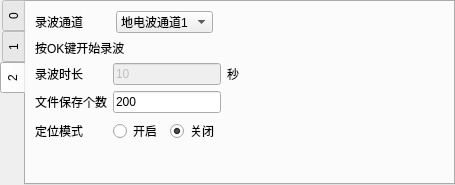
<?xml version="1.0" encoding="UTF-8"?>
<ui version="4.0">
 <class>DebugUi</class>
 <widget class="QWidget" name="DebugUi">
  <property name="geometry">
   <rect>
    <x>0</x>
    <y>0</y>
    <width>455</width>
    <height>185</height>
   </rect>
  </property>
  <property name="windowTitle">
   <string>Form</string>
  </property>
  <layout class="QHBoxLayout" name="horizontalLayout_6">
   <property name="spacing">
    <number>0</number>
   </property>
   <property name="leftMargin">
    <number>0</number>
   </property>
   <property name="topMargin">
    <number>0</number>
   </property>
   <property name="rightMargin">
    <number>0</number>
   </property>
   <property name="bottomMargin">
    <number>0</number>
   </property>
   <item>
    <widget class="QTabWidget" name="tabWidget">
     <property name="tabPosition">
      <enum>QTabWidget::West</enum>
     </property>
     <property name="tabShape">
      <enum>QTabWidget::Rounded</enum>
     </property>
     <property name="currentIndex">
      <number>2</number>
     </property>
     <property name="elideMode">
      <enum>Qt::ElideRight</enum>
     </property>
     <widget class="QWidget" name="tab_TEV">
      <attribute name="title">
       <string>0</string>
      </attribute>
      <layout class="QVBoxLayout" name="verticalLayout_2">
       <property name="topMargin">
        <number>0</number>
       </property>
       <property name="bottomMargin">
        <number>0</number>
       </property>
       <item>
        <layout class="QGridLayout" name="gridLayout">
         <property name="horizontalSpacing">
          <number>10</number>
         </property>
         <property name="verticalSpacing">
          <number>0</number>
         </property>
         <item row="1" column="0">
          <widget class="QLabel" name="lab_Tev_offset1">
           <property name="text">
            <string>中心偏置</string>
           </property>
           <property name="alignment">
            <set>Qt::AlignRight|Qt::AlignTrailing|Qt::AlignVCenter</set>
           </property>
          </widget>
         </item>
         <item row="1" column="1">
          <widget class="QLineEdit" name="lineEdit_TEV1_ZERO">
           <property name="sizePolicy">
            <sizepolicy hsizetype="Preferred" vsizetype="Fixed">
             <horstretch>0</horstretch>
             <verstretch>0</verstretch>
            </sizepolicy>
           </property>
           <property name="maximumSize">
            <size>
             <width>80</width>
             <height>22</height>
            </size>
           </property>
           <property name="text">
            <string>0</string>
           </property>
           <property name="alignment">
            <set>Qt::AlignCenter</set>
           </property>
          </widget>
         </item>
         <item row="1" column="2">
          <widget class="QLabel" name="label_4">
           <property name="text">
            <string>参考值</string>
           </property>
           <property name="alignment">
            <set>Qt::AlignRight|Qt::AlignTrailing|Qt::AlignVCenter</set>
           </property>
          </widget>
         </item>
         <item row="1" column="3">
          <widget class="QLabel" name="lab_offset1">
           <property name="baseSize">
            <size>
             <width>20</width>
             <height>0</height>
            </size>
           </property>
           <property name="frameShape">
            <enum>QFrame::Panel</enum>
           </property>
           <property name="frameShadow">
            <enum>QFrame::Sunken</enum>
           </property>
           <property name="text">
            <string>0</string>
           </property>
           <property name="alignment">
            <set>Qt::AlignCenter</set>
           </property>
          </widget>
         </item>
         <item row="2" column="0">
          <widget class="QLabel" name="lab_Tev_offset2">
           <property name="text">
            <string>噪声偏置</string>
           </property>
           <property name="alignment">
            <set>Qt::AlignRight|Qt::AlignTrailing|Qt::AlignVCenter</set>
           </property>
          </widget>
         </item>
         <item row="2" column="1">
          <widget class="QLineEdit" name="lineEdit_TEV1_NOISE">
           <property name="sizePolicy">
            <sizepolicy hsizetype="Preferred" vsizetype="Fixed">
             <horstretch>0</horstretch>
             <verstretch>0</verstretch>
            </sizepolicy>
           </property>
           <property name="maximumSize">
            <size>
             <width>80</width>
             <height>22</height>
            </size>
           </property>
           <property name="text">
            <string>0</string>
           </property>
           <property name="alignment">
            <set>Qt::AlignCenter</set>
           </property>
          </widget>
         </item>
         <item row="2" column="3">
          <widget class="QLabel" name="lab_offset2">
           <property name="baseSize">
            <size>
             <width>20</width>
             <height>0</height>
            </size>
           </property>
           <property name="frameShape">
            <enum>QFrame::Panel</enum>
           </property>
           <property name="frameShadow">
            <enum>QFrame::Sunken</enum>
           </property>
           <property name="text">
            <string>0</string>
           </property>
           <property name="alignment">
            <set>Qt::AlignCenter</set>
           </property>
          </widget>
         </item>
         <item row="0" column="1">
          <widget class="QLineEdit" name="lineEdit_TEV1_THRESHOLD">
           <property name="sizePolicy">
            <sizepolicy hsizetype="Preferred" vsizetype="Fixed">
             <horstretch>0</horstretch>
             <verstretch>0</verstretch>
            </sizepolicy>
           </property>
           <property name="maximumSize">
            <size>
             <width>80</width>
             <height>22</height>
            </size>
           </property>
           <property name="text">
            <string>200</string>
           </property>
           <property name="alignment">
            <set>Qt::AlignCenter</set>
           </property>
          </widget>
         </item>
         <item row="0" column="0">
          <widget class="QLabel" name="lab_TEV_Gain">
           <property name="text">
            <string>通道1     脉冲触发</string>
           </property>
           <property name="alignment">
            <set>Qt::AlignRight|Qt::AlignTrailing|Qt::AlignVCenter</set>
           </property>
          </widget>
         </item>
        </layout>
       </item>
       <item>
        <widget class="Line" name="line">
         <property name="orientation">
          <enum>Qt::Horizontal</enum>
         </property>
        </widget>
       </item>
       <item>
        <layout class="QGridLayout" name="gridLayout_2">
         <property name="horizontalSpacing">
          <number>10</number>
         </property>
         <property name="verticalSpacing">
          <number>0</number>
         </property>
         <item row="1" column="0">
          <widget class="QLabel" name="lab_Tev_offset1_3">
           <property name="text">
            <string>中心偏置</string>
           </property>
           <property name="alignment">
            <set>Qt::AlignRight|Qt::AlignTrailing|Qt::AlignVCenter</set>
           </property>
          </widget>
         </item>
         <item row="1" column="1">
          <widget class="QLineEdit" name="lineEdit_TEV2_ZERO">
           <property name="sizePolicy">
            <sizepolicy hsizetype="Preferred" vsizetype="Fixed">
             <horstretch>0</horstretch>
             <verstretch>0</verstretch>
            </sizepolicy>
           </property>
           <property name="maximumSize">
            <size>
             <width>80</width>
             <height>22</height>
            </size>
           </property>
           <property name="text">
            <string>0</string>
           </property>
           <property name="alignment">
            <set>Qt::AlignCenter</set>
           </property>
          </widget>
         </item>
         <item row="1" column="2">
          <widget class="QLabel" name="label_9">
           <property name="text">
            <string>参考值</string>
           </property>
           <property name="alignment">
            <set>Qt::AlignRight|Qt::AlignTrailing|Qt::AlignVCenter</set>
           </property>
          </widget>
         </item>
         <item row="1" column="3">
          <widget class="QLabel" name="lab_offset3">
           <property name="frameShape">
            <enum>QFrame::Panel</enum>
           </property>
           <property name="frameShadow">
            <enum>QFrame::Sunken</enum>
           </property>
           <property name="text">
            <string>0</string>
           </property>
           <property name="alignment">
            <set>Qt::AlignCenter</set>
           </property>
          </widget>
         </item>
         <item row="2" column="0">
          <widget class="QLabel" name="lab_Tev_offset2_3">
           <property name="text">
            <string>噪声偏置</string>
           </property>
           <property name="alignment">
            <set>Qt::AlignRight|Qt::AlignTrailing|Qt::AlignVCenter</set>
           </property>
          </widget>
         </item>
         <item row="2" column="1">
          <widget class="QLineEdit" name="lineEdit_TEV2_NOISE">
           <property name="sizePolicy">
            <sizepolicy hsizetype="Preferred" vsizetype="Fixed">
             <horstretch>0</horstretch>
             <verstretch>0</verstretch>
            </sizepolicy>
           </property>
           <property name="maximumSize">
            <size>
             <width>80</width>
             <height>22</height>
            </size>
           </property>
           <property name="text">
            <string>0</string>
           </property>
           <property name="alignment">
            <set>Qt::AlignCenter</set>
           </property>
          </widget>
         </item>
         <item row="2" column="3">
          <widget class="QLabel" name="lab_offset4">
           <property name="frameShape">
            <enum>QFrame::Panel</enum>
           </property>
           <property name="frameShadow">
            <enum>QFrame::Sunken</enum>
           </property>
           <property name="text">
            <string>0</string>
           </property>
           <property name="alignment">
            <set>Qt::AlignCenter</set>
           </property>
          </widget>
         </item>
         <item row="0" column="1">
          <widget class="QLineEdit" name="lineEdit_TEV2_THRESHOLD">
           <property name="sizePolicy">
            <sizepolicy hsizetype="Preferred" vsizetype="Fixed">
             <horstretch>0</horstretch>
             <verstretch>0</verstretch>
            </sizepolicy>
           </property>
           <property name="maximumSize">
            <size>
             <width>80</width>
             <height>22</height>
            </size>
           </property>
           <property name="text">
            <string>200</string>
           </property>
           <property name="alignment">
            <set>Qt::AlignCenter</set>
           </property>
          </widget>
         </item>
         <item row="0" column="0">
          <widget class="QLabel" name="lab_TEV_Gain_3">
           <property name="text">
            <string>通道2     脉冲触发</string>
           </property>
           <property name="alignment">
            <set>Qt::AlignRight|Qt::AlignTrailing|Qt::AlignVCenter</set>
           </property>
          </widget>
         </item>
        </layout>
       </item>
      </layout>
     </widget>
     <widget class="QWidget" name="tab_AA">
      <attribute name="title">
       <string>1</string>
      </attribute>
      <layout class="QGridLayout" name="gridLayout_4">
       <item row="1" column="0">
        <spacer name="verticalSpacer_2">
         <property name="orientation">
          <enum>Qt::Vertical</enum>
         </property>
         <property name="sizeHint" stdset="0">
          <size>
           <width>20</width>
           <height>158</height>
          </size>
         </property>
        </spacer>
       </item>
       <item row="0" column="0">
        <layout class="QGridLayout" name="gridLayout_3">
         <item row="1" column="1">
          <widget class="QLineEdit" name="lineEdit_AA_offset">
           <property name="sizePolicy">
            <sizepolicy hsizetype="Preferred" vsizetype="Fixed">
             <horstretch>0</horstretch>
             <verstretch>0</verstretch>
            </sizepolicy>
           </property>
          </widget>
         </item>
         <item row="0" column="1">
          <widget class="QLineEdit" name="lineEdit_AA_Step">
           <property name="sizePolicy">
            <sizepolicy hsizetype="Preferred" vsizetype="Fixed">
             <horstretch>0</horstretch>
             <verstretch>0</verstretch>
            </sizepolicy>
           </property>
          </widget>
         </item>
         <item row="0" column="0">
          <widget class="QLabel" name="label_3">
           <property name="text">
            <string>幅值显示变化门槛</string>
           </property>
          </widget>
         </item>
         <item row="1" column="2">
          <widget class="QLabel" name="label_8">
           <property name="text">
            <string>参考值：</string>
           </property>
          </widget>
         </item>
         <item row="1" column="0">
          <widget class="QLabel" name="label_5">
           <property name="text">
            <string>偏置值</string>
           </property>
          </widget>
         </item>
         <item row="1" column="3">
          <widget class="QLabel" name="label_AA_offset">
           <property name="frameShape">
            <enum>QFrame::Panel</enum>
           </property>
           <property name="frameShadow">
            <enum>QFrame::Sunken</enum>
           </property>
           <property name="text">
            <string>0</string>
           </property>
          </widget>
         </item>
        </layout>
       </item>
      </layout>
     </widget>
     <widget class="QWidget" name="tab_ADVANCED">
      <attribute name="title">
       <string>2</string>
      </attribute>
      <layout class="QVBoxLayout" name="verticalLayout">
       <item>
        <layout class="QHBoxLayout" name="horizontalLayout_2">
         <item>
          <widget class="QLabel" name="label">
           <property name="text">
            <string>录波通道        </string>
           </property>
          </widget>
         </item>
         <item>
          <widget class="QComboBox" name="comboBox">
           <item>
            <property name="text">
             <string>地电波通道1</string>
            </property>
           </item>
           <item>
            <property name="text">
             <string>地电波通道2</string>
            </property>
           </item>
           <item>
            <property name="text">
             <string>AA超声</string>
            </property>
           </item>
          </widget>
         </item>
         <item>
          <spacer name="horizontalSpacer">
           <property name="orientation">
            <enum>Qt::Horizontal</enum>
           </property>
           <property name="sizeHint" stdset="0">
            <size>
             <width>40</width>
             <height>20</height>
            </size>
           </property>
          </spacer>
         </item>
        </layout>
       </item>
       <item>
        <widget class="QLabel" name="lab_recWv">
         <property name="sizePolicy">
          <sizepolicy hsizetype="Expanding" vsizetype="Preferred">
           <horstretch>0</horstretch>
           <verstretch>0</verstretch>
          </sizepolicy>
         </property>
         <property name="text">
          <string>按OK键开始录波</string>
         </property>
        </widget>
       </item>
       <item>
        <layout class="QGridLayout" name="gridLayout_5">
         <item row="0" column="0">
          <widget class="QLabel" name="label_2">
           <property name="text">
            <string>录波时长</string>
           </property>
          </widget>
         </item>
         <item row="0" column="1">
          <widget class="QLineEdit" name="lineEdit_time">
           <property name="enabled">
            <bool>false</bool>
           </property>
           <property name="sizePolicy">
            <sizepolicy hsizetype="Preferred" vsizetype="Preferred">
             <horstretch>0</horstretch>
             <verstretch>0</verstretch>
            </sizepolicy>
           </property>
           <property name="maximumSize">
            <size>
             <width>16777215</width>
             <height>16777215</height>
            </size>
           </property>
           <property name="text">
            <string>10</string>
           </property>
          </widget>
         </item>
         <item row="0" column="2">
          <widget class="QLabel" name="label_6">
           <property name="text">
            <string>秒</string>
           </property>
          </widget>
         </item>
         <item row="0" column="3">
          <spacer name="horizontalSpacer_3">
           <property name="orientation">
            <enum>Qt::Horizontal</enum>
           </property>
           <property name="sizeHint" stdset="0">
            <size>
             <width>40</width>
             <height>20</height>
            </size>
           </property>
          </spacer>
         </item>
         <item row="1" column="0">
          <widget class="QLabel" name="label_7">
           <property name="text">
            <string>文件保存个数</string>
           </property>
          </widget>
         </item>
         <item row="1" column="1">
          <widget class="QLineEdit" name="lineEdit_MaxRecNum">
           <property name="sizePolicy">
            <sizepolicy hsizetype="Preferred" vsizetype="Fixed">
             <horstretch>0</horstretch>
             <verstretch>0</verstretch>
            </sizepolicy>
           </property>
           <property name="text">
            <string>200</string>
           </property>
          </widget>
         </item>
         <item row="2" column="0">
          <widget class="QLabel" name="label_10">
           <property name="text">
            <string>定位模式</string>
           </property>
          </widget>
         </item>
         <item row="2" column="1">
          <layout class="QHBoxLayout" name="horizontalLayout">
           <item>
            <widget class="QRadioButton" name="rbn_2channel_OK">
             <property name="text">
              <string>开启</string>
             </property>
            </widget>
           </item>
           <item>
            <widget class="QRadioButton" name="rbn_2channel_Cancel">
             <property name="text">
              <string>关闭</string>
             </property>
             <property name="checked">
              <bool>true</bool>
             </property>
            </widget>
           </item>
          </layout>
         </item>
        </layout>
       </item>
       <item>
        <spacer name="verticalSpacer">
         <property name="orientation">
          <enum>Qt::Vertical</enum>
         </property>
         <property name="sizeHint" stdset="0">
          <size>
           <width>20</width>
           <height>15</height>
          </size>
         </property>
        </spacer>
       </item>
      </layout>
     </widget>
    </widget>
   </item>
  </layout>
 </widget>
 <resources/>
 <connections/>
</ui>
